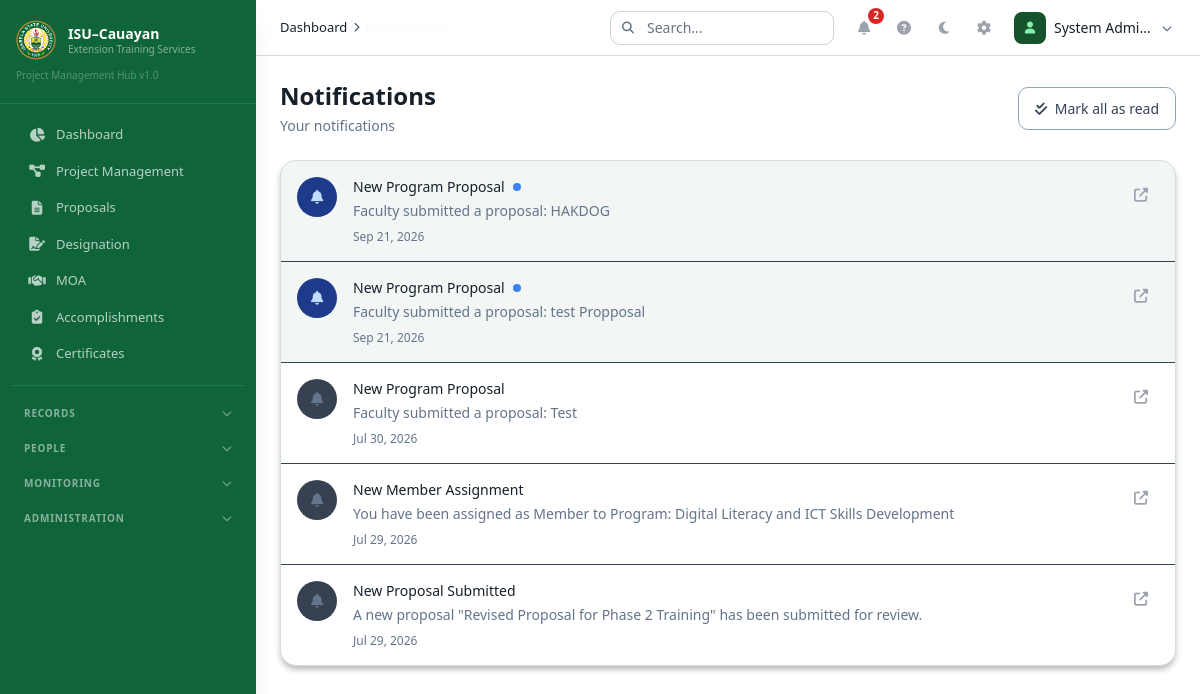
Page /index.php?module=notifications (signed in) on the committed database.
### tables this page shows
CREATE TABLE `notifications` (
  `id` int(11) NOT NULL,
  `user_id` int(11) NOT NULL,
  `title` varchar(255) NOT NULL,
  `message` text NOT NULL,
  `type` enum('info','success','warning','error') NOT NULL DEFAULT 'info',
  `entity_type` varchar(50) DEFAULT NULL,
  `entity_id` int(11) DEFAULT NULL,
  `action_url` varchar(255) DEFAULT NULL,
  `is_read` tinyint(1) NOT NULL DEFAULT 0,
  `created_at` datetime NOT NULL DEFAULT current_timestamp()
);

### controllers/Controllers.php (called while the page is built, shortened)
<?php
require_once __DIR__ . '/../config/helpers.php';
class NotificationController {
    public function index() {
        $page = max(1, intval($_GET['page'] ?? 1));
        $limit = ITEMS_PER_PAGE;
        $offset = ($page - 1) * $limit;
        $userId = $_SESSION['user_id'];
        $stmt = db()->prepare("SELECT * FROM notifications WHERE user_id = ? ORDER BY created_at DESC LIMIT ? OFFSET ?");
        $stmt->execute([$userId, $limit, $offset]);
        $notifications = $stmt->fetchAll();
        require_once __DIR__ . '/../layouts/header.php';
        require_once __DIR__ . '/../views/notifications/index.php';
        require_once __DIR__ . '/../layouts/footer.php';
    }
}

### config/Database.php (called while the page is built, shortened)
<?php
class Database {
    private static $instance = null;
    private $conn;
    private function __construct() {
        try {
            $dsn = "mysql:host=" . DB_HOST . ";dbname=" . DB_NAME . ";charset=" . DB_CHARSET;
            $this->conn = new PDO($dsn, DB_USER, DB_PASS, [
                PDO::ATTR_ERRMODE => PDO::ERRMODE_EXCEPTION,
                PDO::ATTR_DEFAULT_FETCH_MODE => PDO::FETCH_ASSOC,
                PDO::ATTR_EMULATE_PREPARES => false,
            ]);
        } catch (PDOException $e) {
            die("Database connection failed: " . $e->getMessage());
        }
    }
    public static function getInstance() {
        if (self::$instance === null) self::$instance = new self();
        return self::$instance;
    }
    public function getConnection() { return $this->conn; }
}

### config/helpers.php (called while the page is built, shortened)
<?php
require_once __DIR__ . '/Database.php';
function db() { return Database::getInstance()->getConnection(); }
function e($str) { return htmlspecialchars($str ?? '', ENT_QUOTES, 'UTF-8'); }
function formatDate($date, $format = DATE_FORMAT) { return empty($date) ? '-' : date($format, strtotime($date)); }
function timeAgo($datetime) {
    $diff = time() - strtotime($datetime);
    return formatDate($datetime);
}

### views/notifications/index.php (the view, shortened to what this page needs)
<div class="flex flex-col md:flex-row md:items-center justify-between gap-4 mb-6">
    <div><h1 class="text-2xl font-bold text-[#F9FAFB]">Notifications</h1><p class="text-[#9CA3AF] text-sm mt-1">Your notifications</p></div>
    <button onclick="markAllRead()" class="btn-ghost"><i class="fas fa-check-double mr-1"></i> Mark all as read</button>
</div>
<div class="card">
    <?php if(empty($notifications)): ?><div class="empty-state"><div class="empty-state-icon"><i class="fas fa-bell-slash"></i></div><h3 class="empty-state-title">No notifications</h3><p class="empty-state-text">You're all caught up</p></div>
    <?php else: ?><div class="divide-y divide-[#374151]"><?php foreach($notifications as $n): ?>
        <div class="flex items-start gap-4 p-4 <?= !$n['is_read']?'bg-[#0F643A]/5':'' ?> hover:bg-[#324152] transition-colors">
            <div class="w-10 h-10 rounded-full flex items-center justify-center flex-shrink-0 <?= !$n['is_read']?'bg-[#1E3A8A]':'bg-[#374151]' ?>"><i class="fas fa-bell <?= !$n['is_read']?'text-[#BFDBFE]':'text-[#6B7280]' ?> text-sm"></i></div>
            <div class="flex-1 min-w-0"><div class="flex items-center gap-2"><p class="text-sm font-medium text-[#F9FAFB]"><?= e($n['title']) ?></p><?php if(!$n['is_read']): ?><span class="w-2 h-2 bg-[#3B82F6] rounded-full"></span><?php endif; ?></div><p class="text-sm text-[#9CA3AF] mt-1"><?= e($n['message']) ?></p><p class="text-xs text-[#6B7280] mt-2"><?= timeAgo($n['created_at']) ?></p></div>
            <?php if($n['action_url']): ?><a href="<?= SITE_URL . $n['action_url'] ?>" class="action-btn flex-shrink-0"><i class="fas fa-external-link-alt text-sm"></i></a><?php endif; ?>
        </div>
    <?php endforeach; ?></div><?php endif; ?>
</div>

### assets/css/app.css (style rules this page uses)
:root { --primary: #0F643A; --primary-hover: #1E7A4B; --primary-light: #14532D; --secondary: #F5D20C; --secondary-dark: #C4972C; --bg: #111827; --surface: #1F2937; --surface-alt: #243142; --border: #374151; --hover: #324152; --text: #F9FAFB; --text-secondary: #9CA3AF; --text-muted: #6B7280; --sidebar-bg: #0F643A; --sidebar-hover: #267C50; --sidebar-active: #1E7A4B; --success: #14532D; --success-text: #86EFAC; --warning: #78350F; --warning-text: #FCD34D; --danger: #7F1D1D; --danger-text: #FCA5A5; --info: #1E3A8A; --info-text: #BFDBFE; }
.btn-ghost { background: transparent; color: #D1D5DB; padding: 10px 16px; border-radius: 10px; font-weight: 500; font-size: 14px; transition: all 0.15s ease; border: 1px solid #374151; cursor: pointer; }
.action-btn { display: inline-flex; align-items: center; justify-content: center; width: 36px; height: 36px; border-radius: 10px; background: transparent; color: #9CA3AF; transition: all 0.15s ease; border: none; cursor: pointer; }
.card { background: #1F2937; border: 1px solid #374151; border-radius: 16px; overflow: hidden; box-shadow: 0 4px 6px -1px rgba(0,0,0,0.3); }
[data-theme="light"] body { background:#f4f7f6!important;color:#16202a!important }
[data-theme="light"] .data-table-container,[data-theme="light"] .filter-bar,[data-theme="light"] .card,[data-theme="light"] .stat-card,[data-theme="light"] .sketch-board { background:#fff!important;border-color:#d5ddd9!important;color:#16202a }
[data-theme="light"] .btn-ghost { background:#fff!important;color:#334155!important;border-color:#94a3b8!important }
[data-theme="light"] [class*="bg-[#111827]"],[data-theme="light"] [class*="bg-[#1F2937]"] { background:#fff!important }
[data-theme="light"] [class*="text-[#F9FAFB]"],[data-theme="light"] [class*="text-[#D1D5DB]"] { color:#16202a!important }
[data-theme="light"] [class*="text-[#9CA3AF]"],[data-theme="light"] [class*="text-[#6B7280]"] { color:#64748b!important }

### rows in the picture
notifications: is_read 0 (drawn), title "New Program Proposal", message "Faculty submitted a proposal: HAKDOG", created_at "Sep 21, 2026"
notifications: is_read 0 (drawn), title "New Program Proposal", message "Faculty submitted a proposal: test Propposal", created_at "Sep 21, 2026"
notifications: is_read 1 (drawn), title "New Program Proposal", message "Faculty submitted a proposal: Test", created_at "Jul 30, 2026"
notifications: is_read 1 (drawn), title "New Member Assignment", message "You have been assigned as Member to Program: Digital Literacy and ICT Skills Development", created_at "Jul 29, 2026"
notifications: is_read 1 (drawn), title "New Proposal Submitted", message "A new proposal \"Revised Proposal for Phase 2 Training\" has been submitted for review.", created_at "Jul 29, 2026"

### other values in the picture
$item['label'] "Dashboard"
$item['label'] "Project Management"
$item['label'] "Proposals"
$item['label'] "Designation"
$item['label'] "MOA"
$item['label'] "Accomplishments"
$item['label'] "Certificates"
$group['label'] "RECORDS"
$group['label'] "PEOPLE"
$group['label'] "MONITORING"
$group['label'] "ADMINISTRATION"
$crumb['label'] "Dashboard"
$notifCount "2"
$user['name'] ?: $user['username'] "System Admi…"
